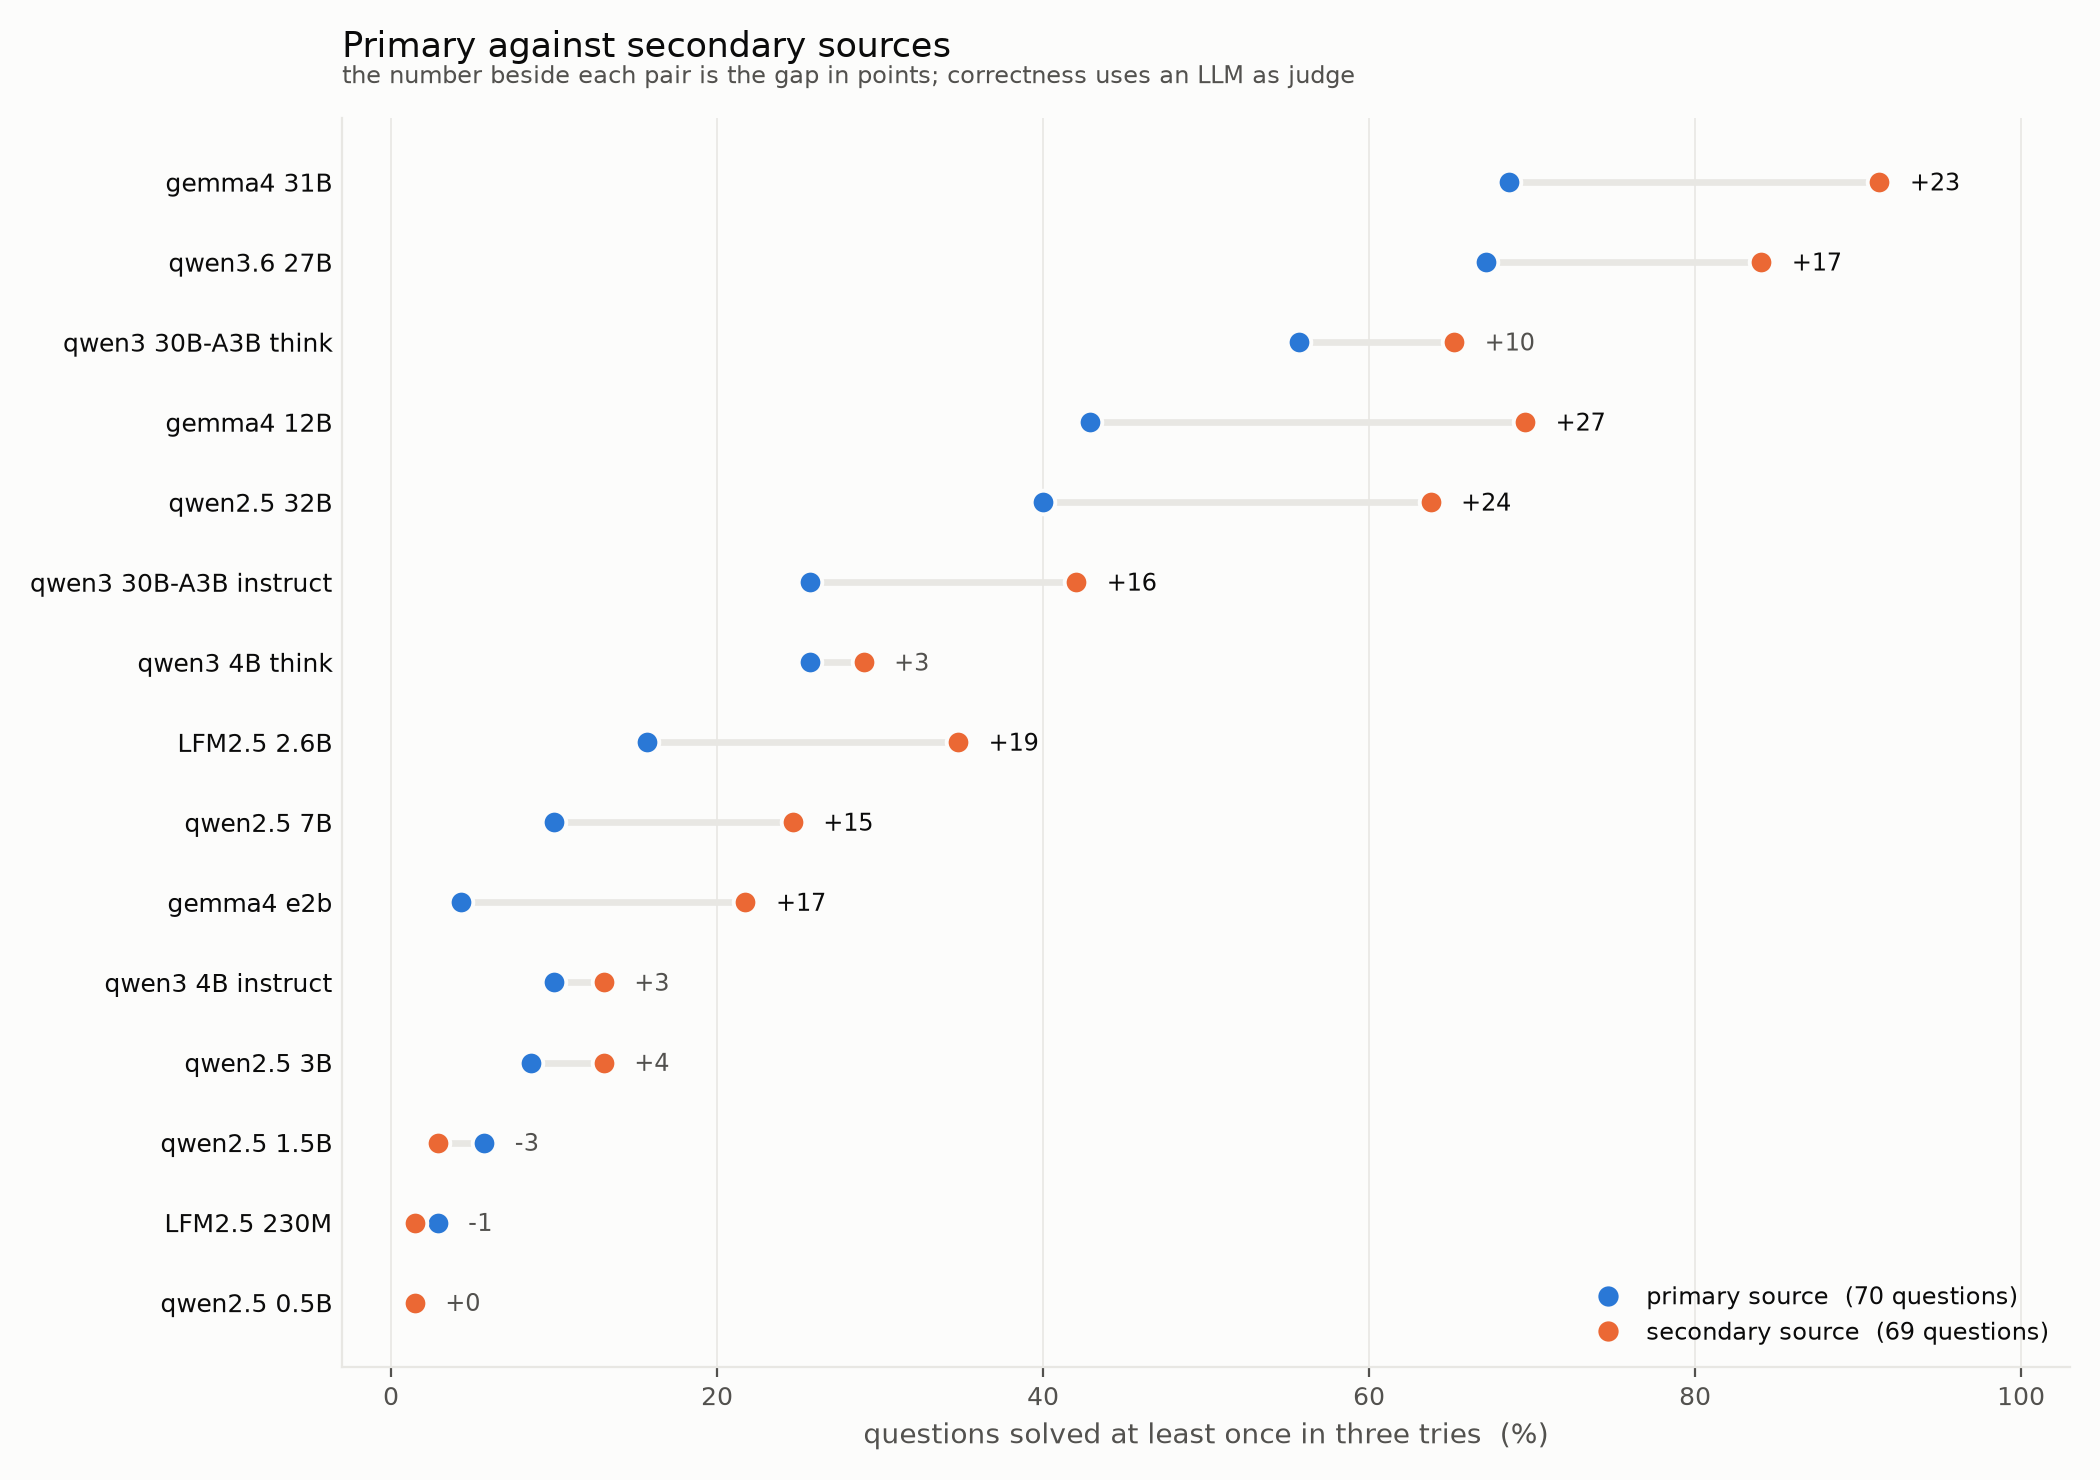

Python code for this plot:
#!/usr/bin/env -S uv run --script
# /// script
# requires-python = ">=3.11"
# dependencies = ["matplotlib>=3.11"]
# ///
"""provenance-split: primary-source questions against secondary-source ones.

The 139 pairs divide almost exactly in half by how they were made. 70 come
from a primary source -- extracted from a Latin text in the Latin Library,
LacusCurtius or Bibliotheca Augustana, with a locus you can look up. 69 come
from a secondary source: cultural pairs written against an English citation
(mostly Wikipedia) rather than lifted from a passage. The split is visible in
the provenance field and coincides with the compiler.

Each model is one dumbbell: solve rate on each half, joined. What the gap does
across the range is the question. A constant offset would mean the
secondary-source half is simply easier. A gap that widens with capability means the two halves
are different in kind -- that the models are being asked to do something else,
not merely something easier.

Solve rate is pass@3: the question counts as solved if any of the three
rollouts was judged correct.

    ./provenance_split.py
    ./provenance_split.py --qa unified_q_and_a.jsonl --eval eval-reviewed
"""

import argparse
import collections
from pathlib import Path

import evaldata as E

HERE = Path(__file__).parent

# Categorical slots 1 and 2 -- the validated adjacent pair.
KINDS = [("primary source", "#2a78d6"), ("secondary source", "#eb6834")]


def kind_of(row):
    # The sheet marks the composed pairs by their provenance string.
    return ("secondary source" if "homemade document" in row.get("provenance", "")
            else "primary source")


def tabulate(qa_path, eval_dir):
    qa = {E.qid_of(r): r for r in E.load(qa_path)}
    jud = {(r["model"], r["qid"], r["rollout"]): r["same"]
           for r in E.load(Path(eval_dir) / "judgments.jsonl")}
    cells = collections.defaultdict(list)
    for r in E.load(Path(eval_dir) / "answers.jsonl"):
        if r["model"] in set(E.MODELS) and r["qid"] in qa and r["rollout"] < 3:
            cells[(r["model"], r["qid"])].append(r)
    cells = {k: v for k, v in cells.items()
             if all((k[0], k[1], r["rollout"]) in jud for r in v)}

    out = {}
    for m in E.MODELS:
        rates = {}
        for k, _ in KINDS:
            v = [any(jud[(m, q, r["rollout"])] for r in rs)
                 for (mm, q), rs in cells.items() if mm == m and kind_of(qa[q]) == k]
            if v:
                rates[k] = 100 * sum(v) / len(v)
        if len(rates) == len(KINDS):
            out[m] = rates
    counts = collections.Counter(kind_of(r) for r in qa.values())
    return out, counts


def render_png(d, order, counts, path):
    import matplotlib
    matplotlib.use("Agg")
    import matplotlib.pyplot as plt
    from matplotlib.lines import Line2D

    fig, ax = plt.subplots(figsize=(10.5, 7.4), dpi=200)
    E.style_axes(ax, fig)
    ax.grid(False)
    ax.grid(True, axis="x", which="major", color=E.GRID, linewidth=0.6, zorder=0)

    for y, m in enumerate(order):
        a, b = d[m][KINDS[0][0]], d[m][KINDS[1][0]]
        ax.plot([a, b], [y, y], color=E.GRID, lw=2.4, zorder=3,
                solid_capstyle="round")
        for (k, c) in KINDS:
            ax.plot(d[m][k], y, "o", ms=8.5, color=c, mec=E.SURFACE, mew=1.4, zorder=5)
        gap = b - a
        ax.annotate(f"{gap:+.0f}", (max(a, b), y), textcoords="offset points",
                    xytext=(11, -3), fontsize=8.5,
                    color=E.INK if abs(gap) >= 10 else E.MUTED, zorder=6)

    ax.set_yticks(range(len(order)))
    ax.set_yticklabels([E.LABEL[m] for m in order], fontsize=9)
    ax.tick_params(axis="y", length=0, colors=E.INK)
    ax.set_ylim(-0.8, len(order) - 0.2)
    ax.invert_yaxis()
    ax.set_xlim(-3, 103)
    ax.set_xlabel("questions solved at least once in three tries  (%)",
                  fontsize=10, color=E.MUTED)

    handles = [Line2D([], [], color=c, lw=0, marker="o", ms=8.5, mec=E.SURFACE,
                      mew=1.2, label=f"{k}  ({counts[k]} questions)")
               for k, c in KINDS]
    ax.legend(handles=handles, loc="lower right", frameon=False, fontsize=8.5,
              labelcolor=E.INK, handletextpad=0.6)

    ax.set_title("Primary against secondary sources",
                 fontsize=12.5, color=E.INK, loc="left", pad=22)
    ax.text(0, 1.028, "the number beside each pair is the gap in points; "
                      "correctness uses an LLM as judge",
            transform=ax.transAxes, fontsize=8.5, color=E.MUTED)

    fig.tight_layout()
    fig.savefig(path, facecolor=E.SURFACE)
    print(f"wrote {path}")


def render_tex(d, order, counts, path, narrow=False):
    L = [r"\documentclass[border=6pt]{standalone}", r"\usepackage{pgfplots}",
         r"\pgfplotsset{compat=1.18}", r"\usepackage{xcolor}"]
    for i, (_, c) in enumerate(KINDS):
        L.append(rf"\definecolor{{k{i}}}{{HTML}}{{{c.lstrip('#').upper()}}}")
    L += [r"\definecolor{surface}{HTML}{FCFCFB}", r"\definecolor{ink}{HTML}{0B0B0B}",
          r"\definecolor{muted}{HTML}{52514E}", r"\definecolor{gridc}{HTML}{E8E7E3}",
          r"\begin{document}", r"\begin{tikzpicture}", r"\begin{axis}[",
          (r"  width=6.1cm, height=6.8cm," if narrow else
           r"  width=13cm, height=11cm,"),
          r"  xlabel={questions solved at least once in three tries (\%)},",
          r"  xlabel style={font=\small, color=muted},",
          (r"  tick label style={font=\tiny, color=muted}," if narrow else
           r"  tick label style={font=\footnotesize, color=muted},"),
          rf"  xmin=-3, xmax=103, ymin=-0.8, ymax={len(order) - 0.2},",
          r"  ytick={" + ",".join(str(i) for i in range(len(order))) + "},",
          r"  yticklabels={" + ",".join(E.LABEL[m].replace("_", chr(92) + "_")
                                        for m in order) + "},",
          r"  y dir=reverse, ytick style={draw=none},",
          (r"  yticklabel style={font=\tiny, color=ink}," if narrow else
           r"  yticklabel style={font=\footnotesize, color=ink},"),
          r"  xmajorgrids, grid style={gridc, line width=0.3pt},",
          r"  axis line style={gridc}, axis x line*=bottom, axis y line*=left,",
          (r"  legend style={draw=none, font=\tiny, at={(0.5,-0.17)},"
           r" anchor=north, legend columns=1}," if narrow else
           r"  legend style={draw=none, font=\footnotesize, at={(0.99,0.02)},"
           r" anchor=south east},"), r"]"]
    for y, m in enumerate(order):
        a, b = d[m][KINDS[0][0]], d[m][KINDS[1][0]]
        L.append(rf"\addplot[gridc, line width=1.6pt, forget plot] coordinates "
                 rf"{{({a:.2f},{y}) ({b:.2f},{y})}};")
    for i, (k, _) in enumerate(KINDS):
        pts = " ".join(f"({d[m][k]:.2f},{y})" for y, m in enumerate(order))
        L.append(rf"\addplot[only marks, mark=*, mark size=2.6pt, "
                 rf"mark options={{fill=k{i}, draw=surface, line width=0.8pt}}] "
                 rf"coordinates {{{pts}}};")
        L.append(rf"\addlegendentry{{{k} ({counts[k]} questions)}}")
    L += [r"\end{axis}", r"\end{tikzpicture}", r"\end{document}"]
    Path(path).write_text("\n".join(L) + "\n")
    print(f"wrote {path}")


def main():
    p = argparse.ArgumentParser(description=__doc__)
    p.add_argument("--qa", default=str(E.DEFAULT_QA))
    p.add_argument("--eval", default=str(E.DEFAULT_EVAL))
    p.add_argument("--narrow", action="store_true",
                   help="size the LaTeX figure for a single ACL column")
    p.add_argument("--out", default=str(HERE / "provenance_split"))
    args = p.parse_args()

    d, counts = tabulate(Path(args.qa), Path(args.eval))
    order = sorted(d, key=lambda m: -sum(d[m].values()))
    print(f"{'model':24}{'primary':>9}{'secondary':>11}{'gap':>7}")
    for m in order:
        a, b = d[m][KINDS[0][0]], d[m][KINDS[1][0]]
        print(f"{E.LABEL[m]:24}{a:9.1f}{b:10.1f}{b - a:+7.1f}")
    render_png(d, order, counts, Path(args.out + ".png"))
    render_tex(d, order, counts, Path(args.out + ".tex"), args.narrow)


if __name__ == "__main__":
    main()
